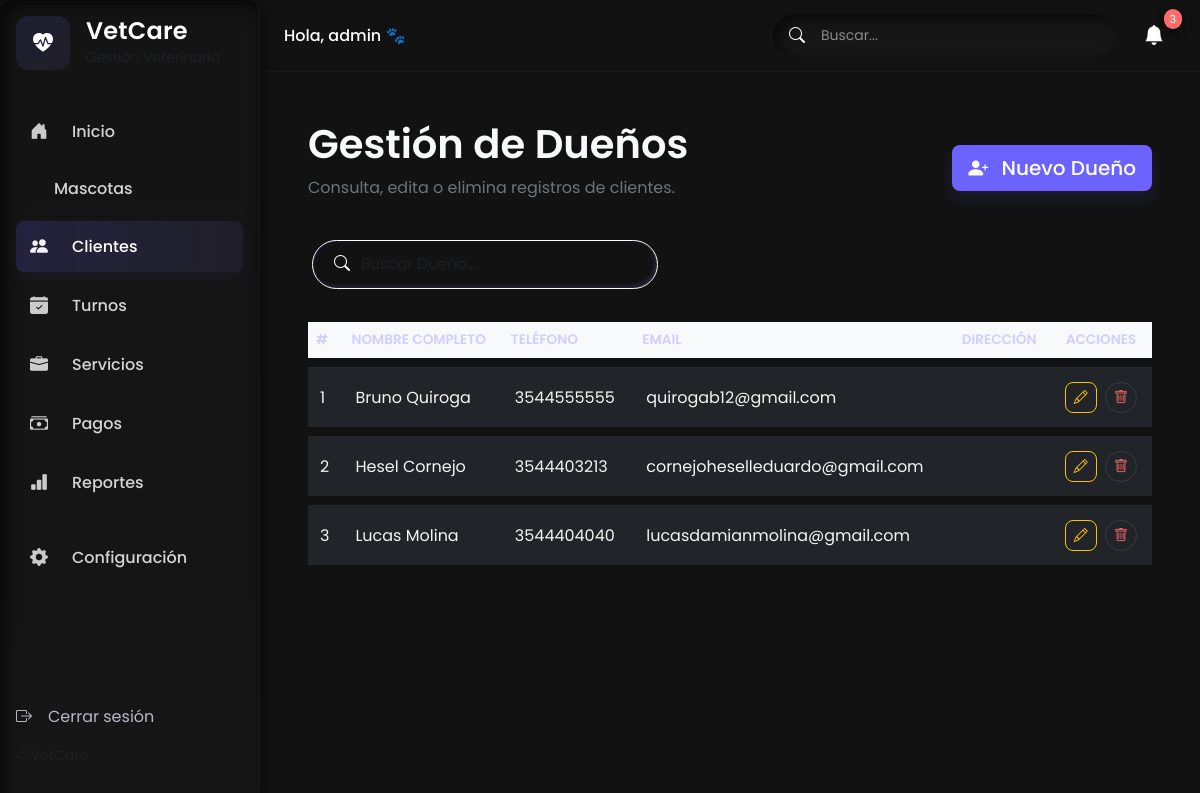
/dueños/ (signed in), run on the app's committed database.
### mascotas/models.py (models this page shows, shortened)
class Dueño(models.Model):
    nombre = models.CharField(max_length=100)
    telefono = models.CharField(max_length=20)
    email = models.EmailField(blank=True, null=True)

### VetCareDemo/mascotas/templates/mascotas/dueño_list.html (shortened to what this page needs)
{% extends "base.html" %}
{% load static %}
{% block content %}
<section class="page container-fluid p-4">
  <div class="d-flex justify-content-between align-items-center mb-4">
    <div>
      <h1 class="text-light fw-semibold">Gestión de Dueños</h1>
      <p class="text-secondary">Consulta, edita o elimina registros de clientes.</p>
    </div>
    <a href="{% url 'dueño_create' %}" class="btn btn-primary btn-lg">
      <i class="bi bi-person-plus-fill me-2"></i> Nuevo Dueño
    </a>
  </div>
  <div class="mb-4">
    <form method="get">
      <div class="input-group" style="max-width: 350px;">
        <span class="input-group-text border-0 ps-3" style="background: none; position: relative; z-index: 3; left: 10px;">
          <i class="bi bi-search text-white"></i>
        </span>
        <input type="text" name="q" value="{{ request.GET.q|default_if_none:'' }}" class="form-control ps-5"
          style="border: 1px solid rgba(255, 255, 255, 1); border-radius: 50px; background: none; color: white; margin-left: -40px;"
          placeholder="Buscar Dueño...">
      </div>
    </form>
  </div>
    <div class="table-responsive">
      <table class="table table-dark table-hover align-middle mb-0">
        <thead>
          <tr class="text-muted small">
            <th>#</th>
            <th>Nombre Completo</th>
            <th>Teléfono</th>
            <th>Email</th>
            <th>Dirección</th>
            <th class="text-center">Acciones</th>
          </tr>
        </thead>
        <tbody>
          {% for dueño in dueños %}
          <tr>
            <td>{{ forloop.counter }}</td>
            <td>{{ dueño.nombre }}</td>
            <td>{{ dueño.telefono }}</td>
            <td>{{ dueño.email }}</td>
            <td>{{ dueño.direccion }}</td>
            <td class="text-center">
              <a href="{% url 'dueño_edit' dueño.id %}" class="btn btn-outline-warning btn-sm me-1">
                <i class="bi bi-pencil"></i>
              </a>
              <a href="{% url 'dueño_delete' dueño.id %}" class="btn btn-sm btn-outline-danger rounded-pill" title="Eliminar">
                <i class="bi bi-trash"></i>
              </a>
            </td>
          </tr>
          {% empty %}
          <tr>
            <td colspan="7" class="text-center text-muted py-4">
              <i class="bi bi-emoji-neutral me-2"></i> No hay dueños registrados aún.
            </td>
          </tr>
          {% endfor %}
        </tbody>
      </table>
    </div>
  </section>
</section>
{% endblock %}

### VetCareDemo/mascotas/templates/base.html (shortened to what this page needs)
{% load static %}
<!doctype html>
<html lang="es">
<head>
  <link href="https://cdn.jsdelivr.net/npm/bootstrap@5.3.2/dist/css/bootstrap.min.css" rel="stylesheet">
  <link href="https://cdn.jsdelivr.net/npm/bootstrap-icons@1.11.3/font/bootstrap-icons.css" rel="stylesheet">
  <link rel="stylesheet" href="{% static 'css/style.css' %}">
</head>
<body>
  <div class="app-root d-flex">
    <aside class="sidebar p-3">
      <div class="logo d-flex align-items-center mb-4">
        <div class="brand-icon d-flex align-items-center justify-content-center">
          <i class="bi bi-heart-pulse-fill"></i>
        </div>
        <div class="brand-text ms-3">
          <h4 class="mb-0">VetCare</h4>
          <small class="text-muted">Gestión Veterinaria</small>
        </div>
      </div>
      <nav class="nav flex-column sidebar-nav">
        <a class="nav-link {% if request.path == '/inicio/' %}active{% endif %} d-flex align-items-center rounded-3 mb-2" href="{% url 'index' %}">
          <i class="bi bi-house-door-fill me-3"></i> Inicio
        </a>
        <a class="nav-link {% if 'mascotas' in request.path %}active{% endif %} d-flex align-items-center rounded-3 mb-2" href="{% url 'mascota_list' %}">
           Mascotas
        </a>
        <a class="nav-link {% if 'dueños' in request.path %}active{% endif %} d-flex align-items-center rounded-3 mb-2" href="{% url 'dueño_list' %}">
          <i class="bi bi-people-fill me-3"></i> Clientes
        </a>
        <a class="nav-link {% if 'visitas' in request.path %}active{% endif %} d-flex align-items-center rounded-3 mb-2" href="{% url 'visita_list' %}">
          <i class="bi bi-calendar-check-fill me-3"></i> Turnos
        </a>
        <a class="nav-link d-flex align-items-center rounded-3 mb-2" href="#"><i class="bi bi-briefcase-fill me-3"></i> Servicios</a>
        <a class="nav-link d-flex align-items-center rounded-3 mb-2" href="#"><i class="bi bi-cash-stack me-3"></i> Pagos</a>
        <a class="nav-link d-flex align-items-center rounded-3 mb-2" href="#"><i class="bi bi-bar-chart-fill me-3"></i> Reportes</a>
        <a class="nav-link d-flex align-items-center rounded-3 mt-3" href="#"><i class="bi bi-gear-fill me-3"></i> Configuración</a>
      </nav>
      <div class="sidebar-footer mt-auto pt-3 d-flex flex-column">
        <a href="{% url 'logout' %}" class="nav-link d-flex align-items-center rounded-3 mb-3">
          <i class="bi bi-box-arrow-right me-3"></i> Cerrar sesión
        </a>
        <small class="text-muted">© VetCare</small>
      </div>
    </aside>
    <main class="main-content flex-grow-1">
      <header class="topbar d-flex align-items-center justify-content-between px-4 py-3">
        <h6 class="mb-0">
          {% if user.is_authenticated %}
            Hola, {{ user.username }} 🐾
          {% else %}
            Hola, Administrador 🐾
          {% endif %}
        </h6>
        <div class="d-flex align-items-center gap-3">
          <div class="search-box d-flex align-items-center rounded-pill px-3">
            <i class="bi bi-search me-2"></i>
            <input type="search" class="form-control form-control-sm border-0 bg-transparent" placeholder="Buscar...">
          </div>
          <button class="btn btn-ghost position-relative" aria-label="Notificaciones">
            <i class="bi bi-bell-fill fs-5"></i>
            <span class="badge-notify">3</span>
          </button>
        </div>
      </header>
      <section class="page container-fluid p-4">
        {% block content %}
        {% endblock %}
    </main>
  </div>
</body>
</html>

### VetCareDemo/mascotas/templates/static/css/style.css (style rules this page uses)
:root { --bg-dark: #121212; --panel-dark: #1E1E2F; --muted: #B7B7C7; --white: #FFFFFF; --primary: #6C63FF; --primary-2: #A393FF; --accent: #7FD3FF; --card-radius: 12px; --soft-shadow: 10px 10px 30px rgba(0,0,0,0.6); --inset-shadow: inset 6px 6px 16px rgba(0,0,0,0.6); --blur-shadow: 0 6px 18px rgba(0,0,0,0.6); }
* { box-sizing: border-box; }
html,body { height:100%; background: var(--bg-dark); font-family: 'Poppins', system-ui, -apple-system, "Segoe UI", Roboto, "Helvetica Neue", Arial; color: var(--white); -webkit-font-smoothing:antialiased; -moz-osx-font-smoothing:grayscale; margin:0; }
.app-root { min-height:100vh; }
.input-group-text { background-color: transparent; border-right: none; }
.form-control { border-left: none; }
.btn-primary { background-color: #0056b3; border-color: #0056b3; transition: all 0.3s ease; }
.sidebar { width: 260px; min-height: 100vh; background: linear-gradient(180deg, rgba(255,255,255,0.01), rgba(255,255,255,0.02)); backdrop-filter: blur(6px); border-right: 1px solid rgba(255,255,255,0.02); padding-top: 28px; display:flex; flex-direction:column; gap:12px; box-shadow: var(--soft-shadow); }
.sidebar, .stat-card, .card-section, .hero { background: linear-gradient(180deg, rgba(255,255,255,0.01), rgba(255,255,255,0.02)); border-radius: var(--card-radius); box-shadow: var(--inset-shadow), 0 6px 18px rgba(0,0,0,0.6); }
.logo .brand-icon { width:54px; height:54px; background: linear-gradient(145deg, rgba(108,99,255,0.14), rgba(163,147,255,0.08)); border-radius: 12px; font-size: 20px; color: var(--white); }
.logo h4 { font-weight:600; margin:0; letter-spacing:0.2px; }
.logo small { color:var(--muted); }
.sidebar-nav .nav-link { color: rgba(255,255,255,0.82); padding: 12px 14px; transition: all 220ms ease; font-weight:500; display:flex; align-items:center; gap:8px; }
.sidebar-nav .nav-link i { font-size:18px; opacity:0.95; }
.sidebar-nav .nav-link.active { background: linear-gradient(90deg, rgba(108,99,255,0.18), rgba(163,147,255,0.08)); color: var(--white); box-shadow: 0 6px 18px rgba(108,99,255,0.08); }
.sidebar-footer { margin-top:auto; color:var(--muted); padding-bottom:18px; }
.topbar { border-bottom: 1px solid rgba(255,255,255,0.03); background: transparent; height:72px; align-items:center; }
.search-box { background: rgba(255,255,255,0.02); padding:6px 10px; border-radius: 999px; min-width:220px; box-shadow: var(--inset-shadow); }
.search-box input::placeholder { color: rgba(255,255,255,0.5); }
.btn-ghost { background: transparent; border: none; color: var(--white); position: relative; }
.badge-notify { position: absolute; top: -6px; right: -6px; background: #FF6B6B; color: #fff; font-size: 11px; padding: 2px 6px; border-radius: 999px; box-shadow: 0 4px 10px rgba(0,0,0,0.6); }
.page { max-width: 1200px; margin-left: auto; margin-right: auto; }
.btn-primary { background: var(--primary); border-color: transparent; box-shadow: 0 8px 20px rgba(108,99,255,0.14); transition: transform .18s ease, box-shadow .18s ease; }
.table-dark tbody tr td { border-top: 1px solid rgba(255,255,255,0.02); padding: 14px 12px; color: rgba(255,255,255,0.95); }
.table thead th { border-bottom: none; }
.btn-outline-danger { border: 1px solid rgba(255,255,255,0.1); color: #ff6b6b; }
.table { border-collapse: separate; border-spacing: 0 0.5rem; }
.table thead th { background-color: #f8f9fa !important; border: none; text-transform: uppercase; font-size: 0.85rem; }
.table tbody tr { transition: all 0.2s ease-in-out; border-radius: 10px; }
.input-group input { font-size: 0.95rem; color: #333; }
.input-group .input-group-text { border-right: none; }
.table { border-collapse: separate; border-spacing: 0 0.6rem; }
.table thead th { border: none; background-color: #1f1f2f; color: #cfcfff; font-weight: 600; text-transform: uppercase; font-size: 0.85rem; }
.table tbody tr { background-color: #24243a; transition: all 0.3s ease; }
.table td, .table th { border: none; vertical-align: middle; }
.btn-outline-info, .btn-outline-warning, .btn-outline-danger { border-radius: 8px; transition: 0.3s; }
.form-control { border: 1px solid #e0e0e0; box-shadow: none; transition: all 0.2s ease-in-out; }
.btn-primary { background-color: #6c63ff; border: none; font-weight: 500; }
form .form-control { background-color: #1e1e2f; border: 1px solid #2f2f48; color: #ffffff; border-radius: 10px; padding: 0.75rem 1rem; transition: all 0.3s ease; box-shadow: inset 2px 2px 4px #141424, inset -2px -2px 4px #2a2a40; }

### data on the page
Dueño: nombre "Bruno Quiroga", telefono "3544555555", email "quirogab12@gmail.com"
Dueño: nombre "Hesel Cornejo", telefono "3544403213", email "cornejoheselleduardo@gmail.com"
Dueño: nombre "Lucas Molina", telefono "3544404040", email "lucasdamianmolina@gmail.com"

### other printed values
{{ user.username }} "admin"
